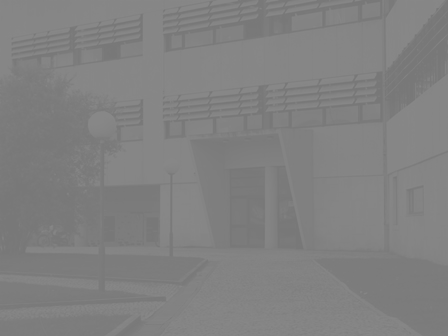
#> input picture aula10/DETI.bmp, 448 x 336 px
$ python ex6.py input.png
#> lines starting #> are read from the running program, lines starting #| are printed output that depends on the picture; after the words box and inside, x2 and y2 are one past the last pixel; in counts of white or black regions, pixels touching at a corner belong together

# Aula_02_ex_04.py
#
# Histogram visualization with openCV
#
# Paulo Dias - 10/2019
#
# Some modifications - J. Madeira - 01/2021

# Contrast Stretching

import cv2
import numpy as np
import sys

from matplotlib import pyplot as plt


##########################
# Print Image Features

def printImageFeatures(image):
    if len(image.shape) == 2:
        height, width = image.shape
        nchannels = 1
    else:
        height, width, nchannels = image.shape

    print("Image Height:", height)
    print("Image Width:", width)
    print("Number of channels:", nchannels)
    print("Number of elements:", image.size)


####################
# Compute Histogram

def compute_histogram(image, histSize, histRange):
    # Compute the histogram of a gray-level image
    hist_item = cv2.calcHist([image], [0], None, [histSize], histRange)
    return hist_item


##########################################
# Drawing with openCV
# Create an image to display the histogram

def histogram2image(hist, histSize, histImageWidth, histImageHeight, color):

    # A gray-level image to display the histogram
    histImage = np.zeros((histImageWidth, histImageHeight, 1), np.uint8)

    # Width of each histogram bar
    binWidth = int(np.ceil(histImageWidth * 1.0 / histSize))

    # Normalize values to [0, histImageHeight]
    cv2.normalize(hist, hist, 0, histImageHeight, cv2.NORM_MINMAX)

    # Draw the bars of the nomrmalized histogram
    for i in range(histSize):
        cv2.rectangle(histImage, (int(i * binWidth), 0),
                      (int((i + 1) * binWidth), int(hist[i])), color, -1)

    # ATTENTION : Y coordinate upside down
    histImage = np.flipud(histImage)

    return histImage


###################################
# MAIN

# Read the image
img = "input.png"
img2 = "DETI.bmp"
image = cv2.imread(img2, cv2.IMREAD_UNCHANGED)
#> image is the input picture: shape (336, 448); min 120, max 135, mean 128.6
# image = cv2.imread(sys.argv[1], cv2.IMREAD_UNCHANGED)

if np.shape(image) == ():
    # Failed Reading
    print("Image file could not be open!")
    exit(-1)

# Gray-Level ?
if len(image.shape) > 2:
    print("The loaded image is NOT a GRAY-LEVEL image !")
    exit(-1)

# Display the image
cv2.namedWindow("Original Image")
cv2.imshow("Original Image", image)

# Print some image features
printImageFeatures(image)
#| Image Height: 336
#| Image Width: 448
#| Number of elements: 150528

height, width = image.shape
#> height = 336; width = 448
min, max, ax1, ax2 = cv2.minMaxLoc(image)
#> min = 120; max = 135; ax1 = (259, 0); ax2 = (75, 0)
print("min: ", min)
#| min:  120.0
print("max: ", max)
#| max:  135.0

imcopy = image.copy()

# contrast stretching
for x in range(0, height):
    for y in range(0, width):
        value = ((image.item(x, y) - min) / max - min) * 255
        imcopy.itemset(x, y, value)

cv2.imshow("copy", imcopy)

# COMPUTE THE HISTOGRAM
# Size
histSize = 256	 # 1 bar for each intensity level from 0 to 255
# Intensity Range
histRange = [0, 256]
hist = compute_histogram(image, histSize, histRange)
#> in compute_histogram, `hist_item = cv2.calcHist([image], [0], None, [histSize], histRange)`: hist_item = 256 values, max 26462 at index 134, min 0 at index 0, mean 588
#> hist has the same summary as hist_item in compute_histogram

# DISPLAY THE HISTOGRAM USING OPENCV
# GRAY-LEVEL IMAGE
histImageWidth = 512
histImageHeight = 512
color = (255)   # Histogram bars are white
histImage = histogram2image(
    hist, histSize, histImageWidth, histImageHeight, color)
#> after the loop in histogram2image, `for i in range(histSize):`:
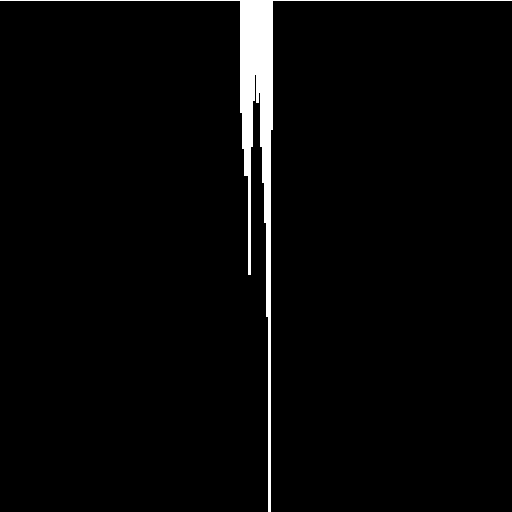
#> histImage: shape (512, 512, 1); 2.7% white; 1 white region, box (x1, y1, x2, y2) and area: (0, 0, 512, 512) 7041
#> in histogram2image, `histImage = np.flipud(histImage)`:
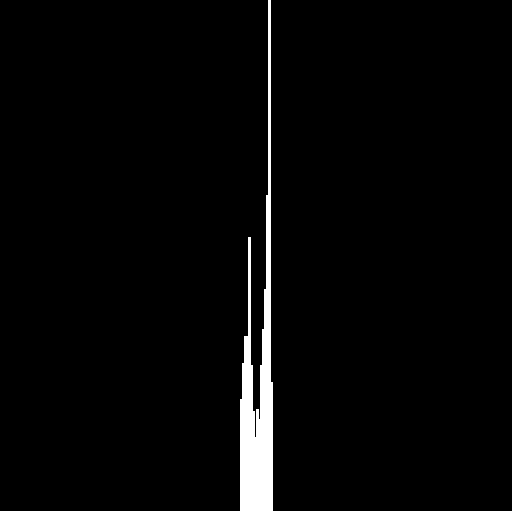
#> histImage: shape (512, 512, 1); 2.7% white; 1 white region, box (x1, y1, x2, y2) and area: (0, 0, 512, 512) 7041

cv2.imshow("Histogram", histImage)

# copy hist
histcopy = compute_histogram(imcopy, histSize, histRange)
#> histcopy = 256 values, max 26462 at index 147, min 0 at index 0, mean 588
histImageCopy = histogram2image(
    histcopy, histSize, histImageWidth, histImageHeight, color)
#> call 2 of histogram2image, with hist = array of shape (256, 1), histSize = 256, histImageWidth = 512, histImageHeight = 512, color = 255
#> after the loop in histogram2image (call 2), `for i in range(histSize):`:
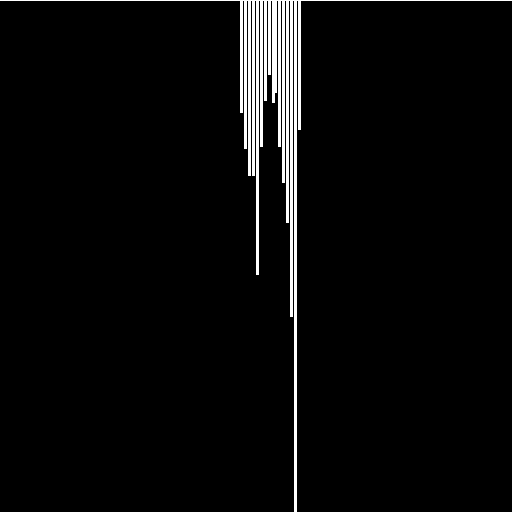
#> histImage: shape (512, 512, 1); 3.5% white; 1 white region, box (x1, y1, x2, y2) and area: (0, 0, 512, 512) 9132
#> in histogram2image (call 2), `histImage = np.flipud(histImage)`:
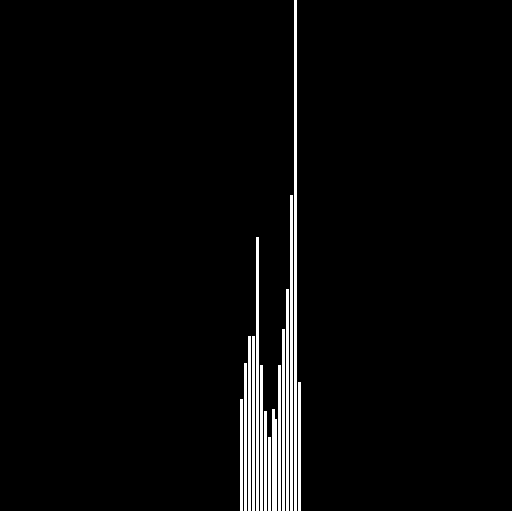
#> histImage: shape (512, 512, 1); 3.5% white; 1 white region, box (x1, y1, x2, y2) and area: (0, 0, 512, 512) 9132

cv2.imshow("HistogramCopy", histImageCopy)

cv2.waitKey(0)

# [6 lines of commented-out code are left out]
